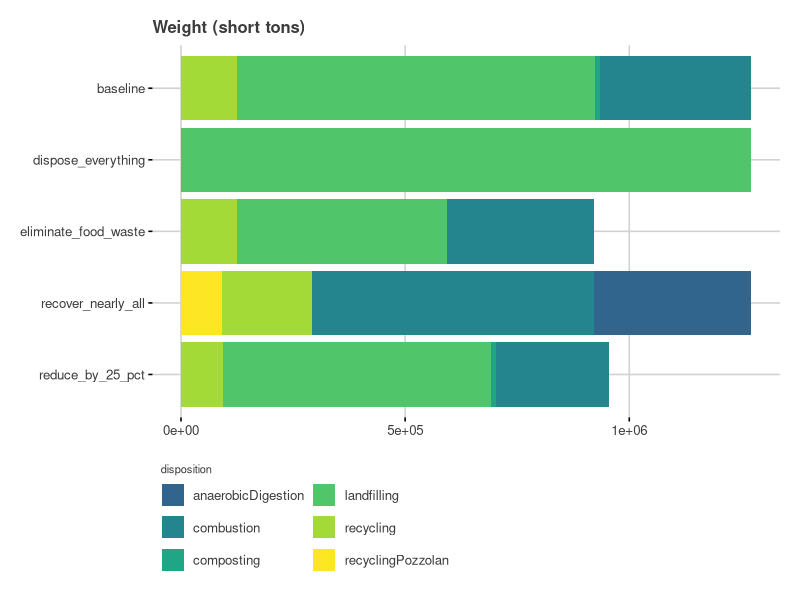
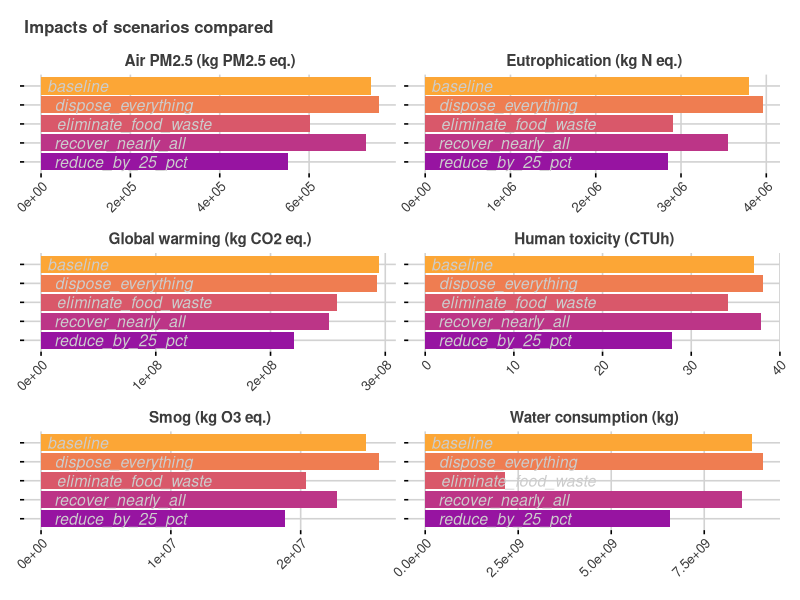
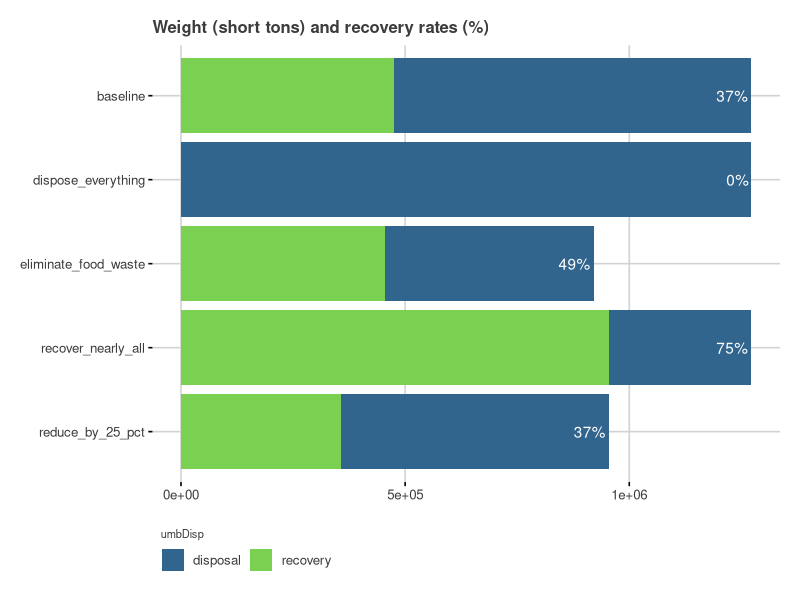
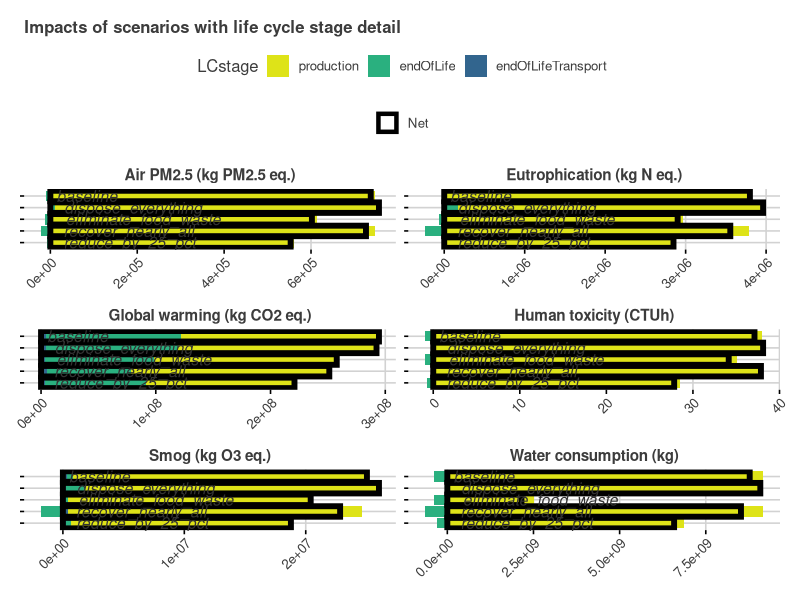
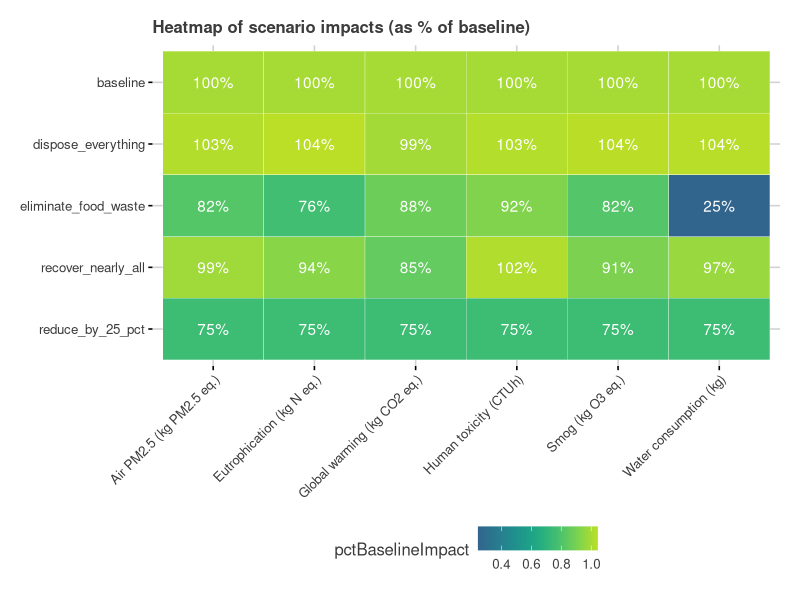
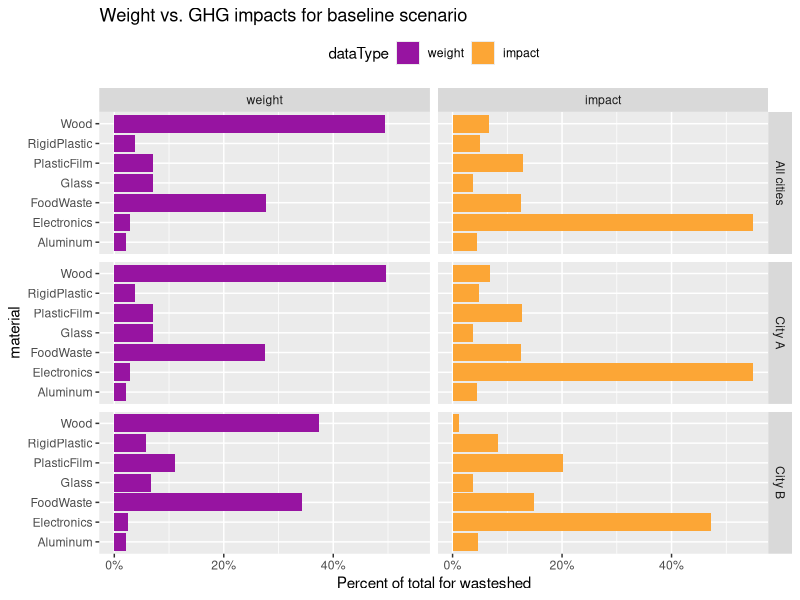
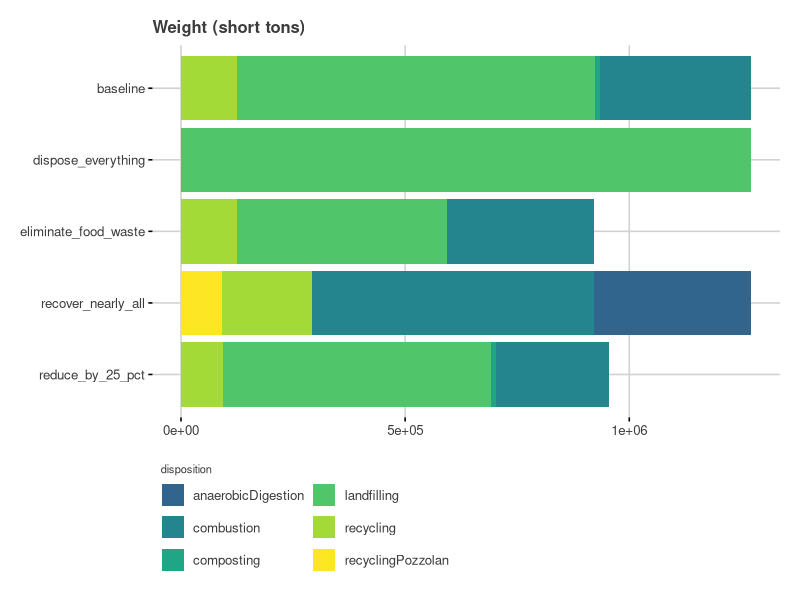
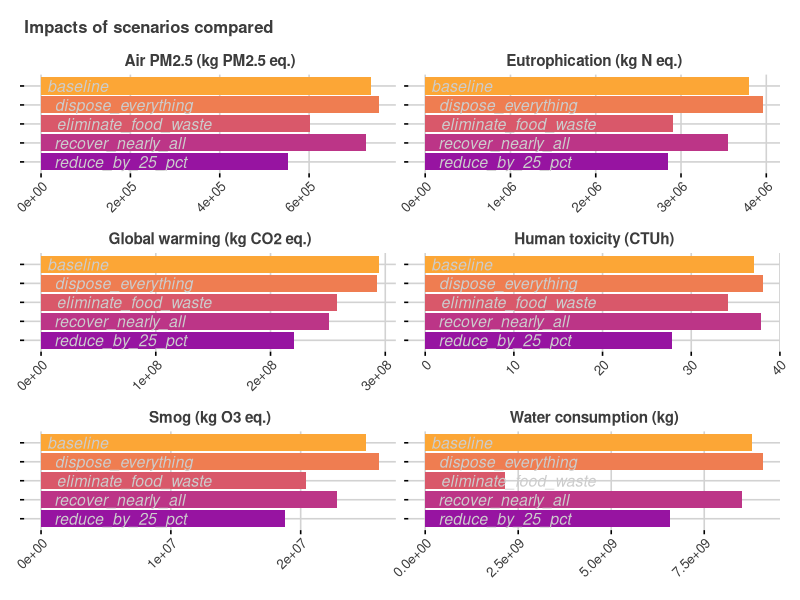

R code for these plots, in order:
## ---- chunk 1
library(tidyverse)  # contains many useful functions
library(ggthemes)   # some themes for plotting
library(scales)     # more useful stuff for charts
library(rmarkdown)
library(viridis)
library(scales)
## ---- chunk 2
massProfiles <-
  read.csv(
    file = "source_data/mass_profiles.csv",
    stringsAsFactors = FALSE
  )
impactFactors <-
  read.csv(
    file = "source_data/impact_factors.csv",
    stringsAsFactors = FALSE
  )
## ---- chunk 3
# summing up the tons and miles for the existing wastesheds
temporaryMasses1 <-
  massProfiles %>%
  group_by(material, disposition, umbDisp, scenario) %>%
  summarise(
    tons = sum(tons),
    miles = mean(miles, na.rm = TRUE)
  ) %>%
  ungroup() %>%
  mutate(wasteshed="All cities")

massProfilesPlus <-
  bind_rows(massProfiles, temporaryMasses1) %>%
  arrange(scenario, wasteshed, material, disposition, umbDisp)

rm(temporaryMasses1)
rm(massProfiles)
## ---- chunk 4
impactsInDetail <-
  left_join(
    massProfilesPlus,
    impactFactors,
    by = c("material", "disposition")
  ) %>%
  mutate(
    impact =
      case_when(
        LCstage != "endOfLifeTransport" ~ tons*impactFactor,
        LCstage == "endOfLifeTransport" ~
          tons*(miles/impliedMiles)*impactFactor
      )
  )
## ---- chunk 5
# most abundant materials in the wastestream, in order
materialSortOrder <-
  massProfilesPlus %>%
  group_by(material) %>%
  summarise(tons=sum(tons)) %>%
  arrange(desc(tons)) %>%
  pull(material)
# a table of impact categories combined with units
# (for use in chart labels)
impactLabels <-
  impactFactors %>%
  select(impactCategory, impactUnits) %>%
  distinct() %>%
  mutate(
    impactLabel = 
      paste(
        impactCategory,
        " (",
        impactUnits,
        ")",
        sep=""
      )
  )
# my own little graphic theme for charts, inspired by fivethirtyeight
theme_539 <- function() {
  theme_fivethirtyeight() +
  theme(
    rect=element_rect(fill="transparent"),
    panel.grid = element_blank(),
    axis.ticks = element_line()
  )
}

# making an ordered list of scenarios, where "baseline" is first
scenarioOrder <- 
  c(
    "baseline",
    setdiff(
        massProfilesPlus %>% 
        select(scenario) %>% 
        distinct() %>% 
        pull(scenario),
      "baseline")
  )
## ---- chunk 6
# summing weights by disposition for each scenario
tempWeightData1 <- 
  impactsInDetail %>%
  filter(wasteshed == "All cities") %>% # just the total
  filter(LCstage == "endOfLife") %>% # correct set for weight calculations
  group_by(scenario, disposition) %>% 
  summarise(tons=sum(tons)) %>%
  ungroup() %>%
  filter(tons != 0) %>%
  mutate(scenario= factor(scenario, levels=rev(scenarioOrder)))
## ---- chunk 7
tempWeightChart1 <-
  ggplot()+
  ggtitle("Weight (short tons)")+
  theme_539()+
  geom_bar(
    data = tempWeightData1,
    aes(x = scenario, y= tons, fill= disposition),
    color=NA,
    stat="identity"
  )+
  scale_fill_viridis(begin=0.32, end=1, discrete = TRUE)+
  coord_flip()+
  guides(fill=guide_legend(ncol=2, title.position = "top"))+
  theme(
    rect=element_rect(fill="transparent"),
    plot.title = element_text(size=12),
    legend.position="bottom",
    legend.title = element_text(size=8),
    legend.justification="left"
    )
tempWeightChart1
ggsave("chart_output/weights.png")
## ---- chunk 8
tempImpactData1 <-
  impactsInDetail %>%
  filter(wasteshed=="All cities") %>% # same filtering as weight chart
  group_by(scenario, impactCategory, impactUnits) %>%
  summarise(impact=sum(impact)) %>%
  ungroup() %>%
  mutate(
    scenario = factor(scenario, levels = rev(scenarioOrder)),
    impactLabel = 
      paste(
        impactCategory,
        " (",
        impactUnits,
        ")",
        sep=""
      )
  ) %>%
  filter(impactCategory != "Energy demand") #removing to save space
## ---- chunk 9
tempImpactChart1 <-
  ggplot()+
  ggtitle("Impacts of scenarios compared")+
  theme_539()+
  geom_bar(
    data = tempImpactData1,
    aes(x = scenario, y= impact, fill=scenario),
    color=NA,
    # size=2,
    stat="identity"
  )+
  geom_text(
    data=tempImpactData1,
    aes(x=scenario, y=0, label=scenario),
    color="gray80",
    size=4,
    fontface="italic",
    hjust=-0.1
  )+
  facet_wrap(~impactLabel, ncol=2, scales="free")+
  scale_fill_viridis(
    begin=0.32, end=0.8, option="plasma", discrete = TRUE
  )+
  coord_flip()+
#  guides(fill=guide_legend(ncol=2, title.position = "top"))+
  theme(
    rect=element_rect(fill="transparent"),
    plot.title = element_text(size=12),
    legend.position="none",
    axis.text.x=element_text(angle=45, hjust=1),
    axis.text.y=element_blank(),
    strip.text = element_text(size=11, face="bold")
    )
tempImpactChart1
ggsave("chart_output/impacts.png")
## ---- chunk 10
# summing weights by umbDisp for each scenario
tempWeightData2 <- 
  impactsInDetail %>%
  filter(wasteshed == "All cities") %>% # just the total
  filter(LCstage == "endOfLife") %>% # correct set for weight calculations
  group_by(scenario, umbDisp) %>% 
  summarise(tons=sum(tons)) %>%
  ungroup() %>%
  filter(tons != 0) %>%
  mutate(scenario= factor(scenario, levels=rev(scenarioOrder))) %>%
  group_by(scenario) %>%
  mutate(recovTons=ifelse(umbDisp=="recovery",tons,0)) %>%
  ungroup()

# creating a data file that expresses weight-based
# recovery rate for each scenario
tempWeightData2a <-
  tempWeightData2 %>%
  group_by(scenario) %>%
  summarise(
    recovTons=sum(recovTons),
    tons=sum(tons)
  ) %>%
  ungroup() %>%
  mutate(recovRate=recovTons/tons)

## ---- chunk 11
tempWeightChart2 <-
  ggplot()+
  ggtitle("Weight (short tons) and recovery rates (%)")+
  theme_539()+
  geom_bar(
    data = tempWeightData2,
    aes(x = scenario, y= tons, fill= umbDisp),
    color=NA,
    stat="identity"
  )+
  geom_text(
    data=tempWeightData2a,
    aes(x=scenario, y=tons, label=percent(recovRate)),
    hjust=1.1,
    color="white"
  )+
  scale_fill_viridis(
    begin=0.32, end=0.8, option="viridis", discrete = TRUE
    )+
  coord_flip()+
  guides(fill=guide_legend(ncol=2, title.position = "top"))+
  theme(
    rect=element_rect(fill="transparent"),
    plot.title = element_text(size=12),
    legend.position="bottom",
    legend.title = element_text(size=8),
    legend.justification="left"
    )
tempWeightChart2
ggsave("chart_output/weights2.png")
## ---- chunk 12
tempImpactData2 <-
  impactsInDetail %>%
  filter(wasteshed=="All cities") %>% # same filtering as weight chart
  group_by(scenario, LCstage, impactCategory, impactUnits) %>%
  summarise(impact=sum(impact)) %>%
  ungroup() %>%
  mutate(
    scenario = factor(scenario, levels = rev(scenarioOrder)),
    impactLabel = 
      paste(
        impactCategory,
        " (",
        impactUnits,
        ")",
        sep=""
      ),
    LCstage=
      factor(
        LCstage,
        levels=c("production","endOfLife","endOfLifeTransport")
      )
  ) %>%
  filter(impactCategory != "Energy demand") #removing to save space
## ---- chunk 13
tempImpactChart2 <-
  ggplot()+
  ggtitle("Impacts of scenarios with life cycle stage detail")+
  theme_539()+
  geom_bar(
    data = tempImpactData2,
    aes(x = scenario, y= impact, fill=LCstage),
    color=NA,
    # size=2,
    stat="identity"
  )+
  geom_bar(
    data=tempImpactData1 %>% mutate(LCstage="Net"),
    aes(x=scenario, y=impact, color=LCstage),
    stat="identity",
    fill=NA,
    size=2
  )+
  geom_text(
    data=tempImpactData1 %>% mutate(LCstage="Net"),
    aes(x=scenario, y=0, label=scenario),
    stat="identity",
    color="gray20",
    size=4,
    fontface="italic",
    hjust=-0.1
  )+
  facet_wrap(~impactLabel, ncol=2, scales="free")+
  scale_color_manual(values="black")+
  scale_fill_viridis(
    begin=0.32, end=0.95, option="viridis", discrete = TRUE,
    direction = -1
  )+
  coord_flip()+
  guides(
    color=guide_legend(nrow=1, title=NULL),
    fill=guide_legend(nrow=1, title.position = "left")
    )+
  theme(
    rect=element_rect(fill="transparent"),
    plot.title = element_text(size=12),
    legend.position="top",
    axis.text.x=element_text(angle=45, hjust=1),
    axis.text.y=element_blank(),
    strip.text = element_text(size=11, face="bold")
    )
tempImpactChart2
ggsave("chart_output/impacts2.png")
## ---- chunk 14
tempImpactData3 <-
  tempImpactData1 %>% 
  filter(scenario=="baseline") %>%
  select(impactLabel, impact) %>%
  rename(baselineImpact=impact)
tempImpactData3a <-
  left_join(
    tempImpactData1,
    tempImpactData3,
    by= c("impactLabel")
  ) %>%
  mutate(
    pctBaselineImpact=impact/baselineImpact
  )
## ---- chunk 15
tempImpactChart3 <-
  ggplot()+
  ggtitle("Heatmap of scenario impacts (as % of baseline)")+
  theme_539()+
  geom_tile(
    data=tempImpactData3a,
    aes(y=scenario, x=impactLabel, fill=pctBaselineImpact),
    color="white"
  )+
  geom_text(
    data=tempImpactData3a,
    aes(
      y=scenario, x=impactLabel, label=percent(pctBaselineImpact,1)
    ),
    color="white"
  )+
  scale_fill_viridis(begin=0.32, end=0.9, option="viridis")+
  theme(
    plot.title = element_text(size=12),
    rect=element_rect(fill="transparent"),
    panel.grid = element_blank(),
    axis.ticks = element_line(),
    axis.text.x = element_text(hjust=1, angle=45)
  )
tempImpactChart3
ggsave("chart_output/impacts3.png")
## ---- chunk 16
tempWeightData4 <-
  impactsInDetail %>%
  filter(LCstage == "endOfLife") %>% # correct set for weight calculations
  group_by(wasteshed, scenario, material, umbDisp) %>% 
  summarise(tons=sum(tons)) %>%
  ungroup() %>%
  filter(tons != 0) %>%
  mutate(scenario= factor(scenario, levels=rev(scenarioOrder))) %>%
  mutate(recovTons=ifelse(umbDisp=="recovery",tons,0)) %>%
  mutate(material=factor(material, levels=materialSortOrder))

# creating a data file that expresses weight-based
# recovery rate for each scenario
tempWeightData4a <-
  tempWeightData4 %>%
  group_by(wasteshed, scenario, material) %>%
  summarise(
    recovTons=sum(recovTons),
    tons=sum(tons)
  ) %>%
  ungroup() %>%
  mutate(recovRate=recovTons/tons)

# total weight for the scenario
tempWeightData4b <-
  tempWeightData4a %>%
  group_by(wasteshed, scenario) %>%
  summarise(allTons=sum(tons)) %>%
  ungroup()

# combining that total
tempWeightData4c <-
  full_join(
    tempWeightData4a,
    tempWeightData4b,
    by=c("wasteshed", "scenario")
  ) %>%
  mutate(pctTons=tons/allTons)

# adding impact categories
tempWeightData4d <-
  left_join(
    tempWeightData4c %>% mutate(dummy=1),
    impactLabels %>% mutate(dummy=1),
    by="dummy"
  ) %>%
  select(-dummy) %>%
  filter(impactCategory != "Energy demand")
## ---- chunk 17
tempImpactData4 <-
  impactsInDetail %>%
  group_by(
    wasteshed,
    scenario, 
    material,
    LCstage, 
    impactCategory, impactUnits
  ) %>%
  summarise(impact=sum(impact)) %>%
  ungroup() %>%
  mutate(
    scenario = factor(scenario, levels = rev(scenarioOrder)),
    impactLabel = 
      paste(
        impactCategory,
        " (",
        impactUnits,
        ")",
        sep=""
      ),
    LCstage=
      factor(
        LCstage,
        levels=c("production","endOfLife","endOfLifeTransport")
      )
  ) %>%
  filter(impactCategory != "Energy demand") #removing to save space

tempImpactData4a <-
  tempImpactData4 %>%
  group_by(
    wasteshed, 
    scenario, 
    material, 
    impactCategory, 
    impactUnits, 
    impactLabel
  ) %>%
  summarise(impact=sum(impact)) %>%
  ungroup()

tempImpactData4b <-
  tempImpactData4a %>%
  group_by(
    wasteshed, scenario, impactCategory, impactUnits, impactLabel
  ) %>%
  summarise(allImpact=sum(impact)) %>%
  ungroup()

tempImpactData4c <-
  full_join(
    tempImpactData4a,
    tempImpactData4b,
    by=c(
      "wasteshed", "scenario", "impactCategory",
      "impactUnits", "impactLabel"
    )
  ) %>%
  mutate(pctImpact=impact/allImpact)
## ---- chunk 18
weightImpactComparisonData1 <-
  bind_rows(
    tempWeightData4d %>%
      select(scenario, wasteshed, material, pctTons, impactLabel) %>%
      rename(pctTotal=pctTons) %>%
      mutate(dataType="weight"),
    tempImpactData4c %>%
      select(scenario, wasteshed, material, pctImpact, impactLabel) %>%
      rename(pctTotal=pctImpact) %>%
      mutate(dataType="impact")
  ) %>%
  arrange(wasteshed, scenario, material, impactLabel)

## ---- chunk 19
weightImpactComparisonData2 <-
  filter(
    weightImpactComparisonData1,
    scenario=="baseline",
    impactLabel=="Global warming (kg CO2 eq.)"
  ) %>%
  mutate(dataType=factor(dataType, levels=c("weight", "impact")))
ggplot()+
  ggtitle("Weight vs. GHG impacts for baseline scenario")+
  geom_bar(
    data=weightImpactComparisonData2,
    aes(x=material, y=pctTotal, fill=dataType),
    stat="identity",
    color=NA
  )+
  scale_y_continuous(
    name="Percent of total for wasteshed",
    labels=percent
  )+
  scale_fill_viridis(begin = 0.32, end=0.8, 
                      discrete=TRUE,
                      option="plasma",
                      direction=1)+
  facet_grid(wasteshed~dataType)+
  coord_flip()+
  theme(
    rect=element_rect(fill="transparent"),
    axis.ticks=element_line(),
    legend.position="top",
    axis.title=element_text()
  )
ggsave("chart_output/weight_impact_comparison.png")
